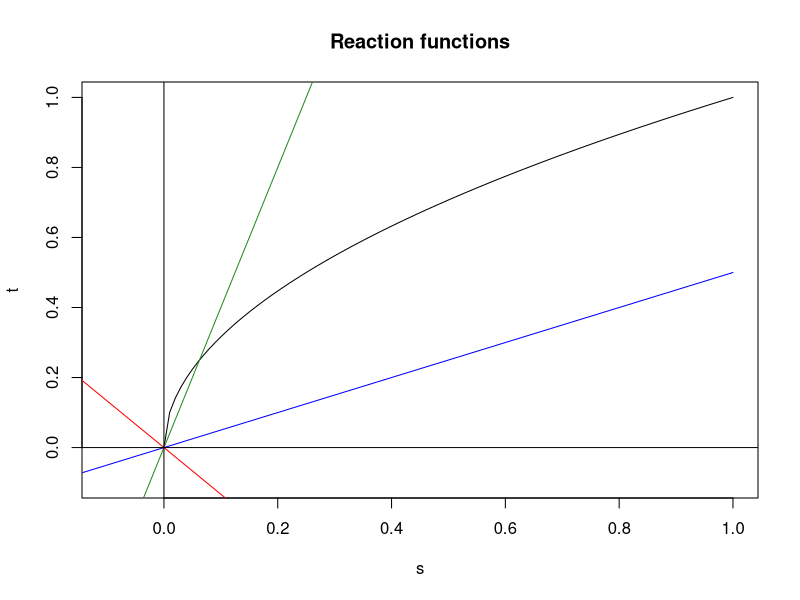

Source code (R):

# Problem 4 ---------------------------------------------------------------

s <- seq(-1, 1, 0.01)
gamma2 <- sqrt(s)
alphas <- c(-3 / 4, 1 / 4, 2)
cols <- c("red", "forestgreen", "blue")

plot(s, gamma2, type = "l", xlim = c(-0.1, 1), ylim = c(-0.1, 1),
     ylab = "t", main = "Reaction functions")
for (i in 1:length(alphas)){
  lines(s, s / alphas[i], col = cols[i])
}
abline(h = 0)
abline(v = 0)
